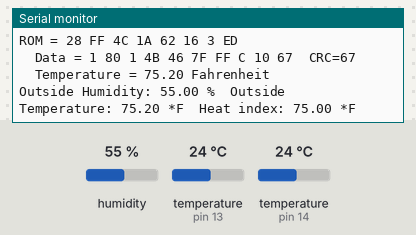
The sketch below on a simulated Arduino Uno, built with avr-gcc and run on an emulated ATmega328P. Parts: the last lines printed to the serial monitor. The inputs (shaded band) are chosen by the test bench; at power-on: temperature (sensors on pin 14, pin 13) 24 °C, humidity 55 %.

Above: at 9.1 s.
9.2 s: temperature (sensor on pin 14) set to 12 °C
At 11.7 s:
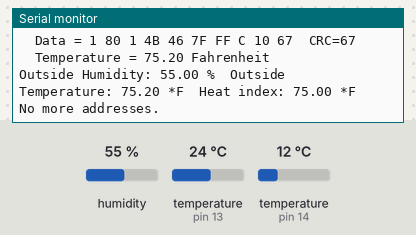
20.6 s: temperature (sensor on pin 14) set to 28 °C
At 24.3 s:
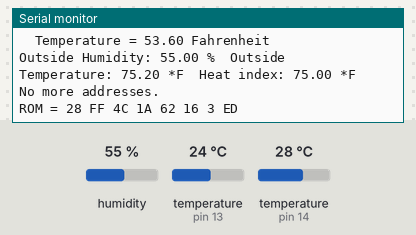
31.3 s: temperature (sensor on pin 14) set to 33 °C
At 33.1 s:
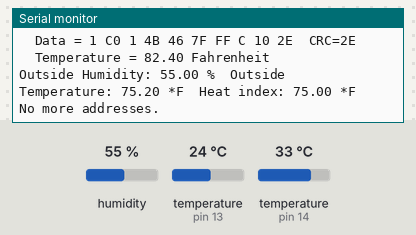
42.1 s: humidity set to 22 %
At 43.1 s:
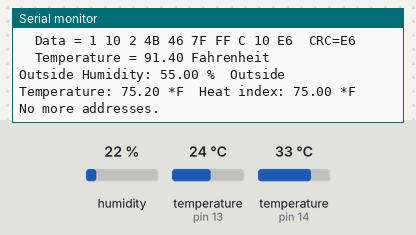
49.2 s: temperature (sensor on pin 14) set to 7 °C
At 51.9 s:
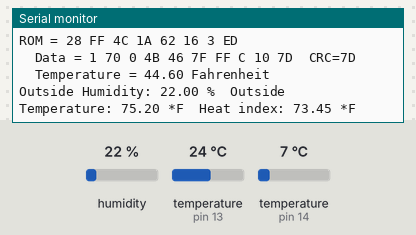
58.2 s: temperature (sensor on pin 13) set to 12 °C
At 60.0 s:
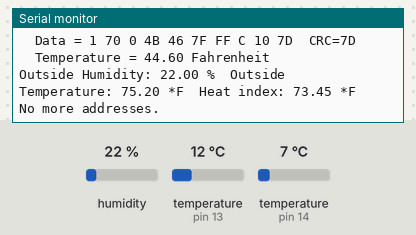
Timing chart, 0 to 61.5 s (numbered marks = the images above; inputs shaded):
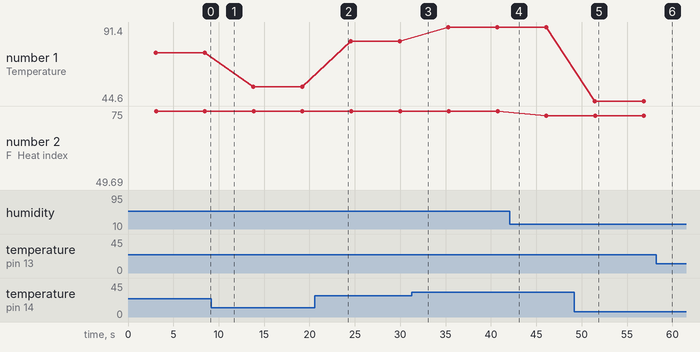

The sketch:

Cooler.ino
```cpp
#include "DHT.h"
#include <OneWire.h>

#define DHTPIN 13     // what digital pin we're connected to
#define DHTTYPE DHT22   // DHT 22  (AM2302), AM2321

OneWire  ds(14);

// DHT Area
DHT dht(DHTPIN, DHTTYPE);

void setup() {
  Serial.begin(9600);
  Serial.println("DHTxx test!");

  dht.begin();
}

void loop() {
  // Wait a few seconds between measurements.
  delay(2000);

  //DS1820 setup

  byte i;
  byte present = 0;
  byte type_s;
  byte data[12];
  byte addr[8];
  float celsius, fahrenheit;

  // if something goes wrong we'll see it here
  if ( !ds.search(addr)) {
    Serial.println("No more addresses.");
    Serial.println();
    ds.reset_search();
    delay(250);
    return;
  }

  Serial.print("ROM =");
  for( i = 0; i < 8; i++) {
    Serial.write(' ');
    Serial.print(addr[i], HEX);
  }

  if (OneWire::crc8(addr, 7) != addr[7]) {
      Serial.println("CRC is not valid!");
      return;
  }
  Serial.println();

  ds.reset();
  ds.select(addr);
  ds.write(0x44);        // start conversion, use ds.write(0x44,1) with parasite power on at the end

  delay(1000);     // maybe 750ms is enough, maybe not
  // we might do a ds.depower() here, but the reset will take care of it.

  present = ds.reset();
  ds.select(addr);
  ds.write(0xBE);         // Read Scratchpad

  Serial.print("  Data = ");
  Serial.print(present, HEX);
  Serial.print(" ");
  for ( i = 0; i < 9; i++) {           // we need 9 bytes
    data[i] = ds.read();
    Serial.print(data[i], HEX);
    Serial.print(" ");
  }
  Serial.print(" CRC=");
  Serial.print(OneWire::crc8(data, 8), HEX);
  Serial.println();

  // Convert the data to actual temperature
  // because the result is a 16 bit signed integer, it should
  // be stored to an "int16_t" type, which is always 16 bits
  // even when compiled on a 32 bit processor.
  int16_t raw = (data[1] << 8) | data[0];
  if (type_s) {
    raw = raw << 3; // 9 bit resolution default
    if (data[7] == 0x10) {
      // "count remain" gives full 12 bit resolution
      raw = (raw & 0xFFF0) + 12 - data[6];
    }
  } else {
    byte cfg = (data[4] & 0x60);
    // at lower res, the low bits are undefined, so let's zero them
    if (cfg == 0x00) raw = raw & ~7;  // 9 bit resolution, 93.75 ms
    else if (cfg == 0x20) raw = raw & ~3; // 10 bit res, 187.5 ms
    else if (cfg == 0x40) raw = raw & ~1; // 11 bit res, 375 ms
    //// default is 12 bit resolution, 750 ms conversion time
  }


  celsius = (float)raw / 16.0;
  fahrenheit = celsius * 1.8 + 32.0;
  Serial.print("  Temperature = ");
  Serial.print(fahrenheit);
  Serial.println(" Fahrenheit");

  // START DHT //

  float outsideh = dht.readHumidity();
  float outsidet = dht.readTemperature(true);

  // Check if any reads failed and exit early (to try again).
  if (isnan(outsideh) || isnan(outsidet)) {
    Serial.println("Failed to read from DHT sensor!");
    return;
  }

  // Compute heat index in Fahrenheit (the default)
  float hif = dht.computeHeatIndex(outsidet, outsideh);

  Serial.print("Outside Humidity: ");
  Serial.print(outsideh);
  Serial.print(" %\t");
  Serial.print("Outside Temperature: ");
  Serial.print(outsidet);
  Serial.print(" *F\t");
  Serial.print("Heat index: ");
  Serial.print(hif);
  Serial.println(" *F");
}
```

Measured:
- after the input at 49.2 s, the serial monitor: prints a new line after 2.2 s (image 5)
- plotted number 1: 75.2 → 53.6 after the input at 9.2 s, 53.6 → 82.4 after the input at 20.6 s, 82.4 → 91.4 after the input at 31.3 s, 91.4 → 44.6 after the input at 49.2 s
- plotted number 2: 75 → 73.45 after the input at 42.1 s, 73.45 → 49.69 after the input at 58.2 s
